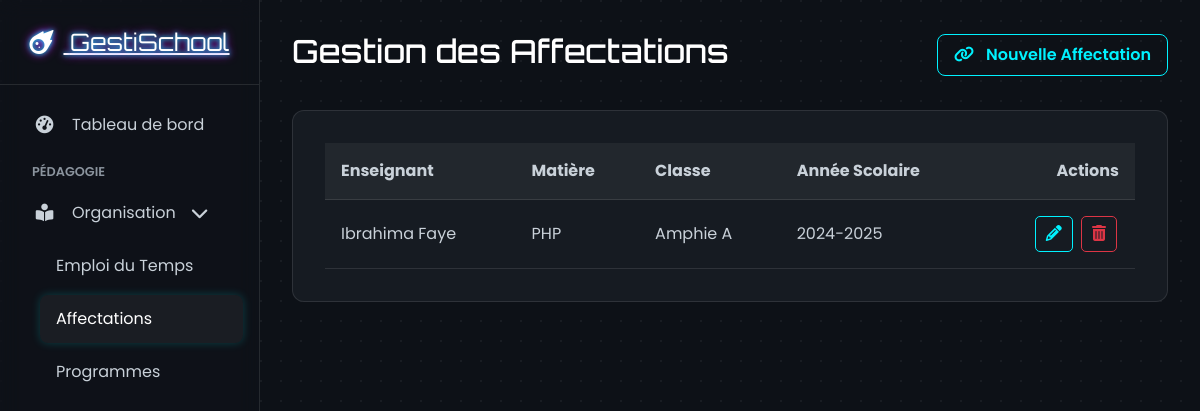
The page /admin/pedagogie/affectations.php (signed in) on the database its author committed.
### tables this page shows
CREATE TABLE IF NOT EXISTS `enseignant_matieres` (
  `id` int NOT NULL AUTO_INCREMENT,
  `enseignant_id` int DEFAULT NULL,
  `matiere_id` int DEFAULT NULL,
  `classe_id` int DEFAULT NULL,
  `annee_id` int DEFAULT NULL,
  PRIMARY KEY (`id`),
  KEY `enseignant_id` (`enseignant_id`),
  KEY `matiere_id` (`matiere_id`),
  KEY `classe_id` (`classe_id`),
  KEY `annee_id` (`annee_id`)
);

CREATE TABLE IF NOT EXISTS `matieres` (
  `id` int NOT NULL AUTO_INCREMENT,
  `code` varchar(20) DEFAULT NULL,
  `nom` varchar(100) DEFAULT NULL,
  `coefficient` int DEFAULT '1',
  `heures_annuelles` int DEFAULT '60',
  `cycle_id` int DEFAULT NULL,
  PRIMARY KEY (`id`),
  UNIQUE KEY `code` (`code`),
  KEY `cycle_id` (`cycle_id`)
);

CREATE TABLE IF NOT EXISTS `classes` (
  `id` int NOT NULL AUTO_INCREMENT,
  `nom` varchar(50) DEFAULT NULL,
  `niveau` varchar(50) DEFAULT NULL,
  `cycle_id` int DEFAULT NULL,
  `annee_id` int DEFAULT NULL,
  `responsable_id` int DEFAULT NULL,
  `capacite_max` int DEFAULT '30',
  PRIMARY KEY (`id`),
  KEY `cycle_id` (`cycle_id`),
  KEY `annee_id` (`annee_id`),
  KEY `responsable_id` (`responsable_id`)
);

CREATE TABLE IF NOT EXISTS `annees_scolaires` (
  `id` int NOT NULL AUTO_INCREMENT,
  `annee` varchar(20) NOT NULL,
  `date_debut` date DEFAULT NULL,
  `date_fin` date DEFAULT NULL,
  `statut` enum('planifie','en_cours','termine') DEFAULT 'planifie',
  PRIMARY KEY (`id`)
);

### admin/pedagogie/affectations.php (the view, shortened to what this page needs)
<?php
require_once '../../config/db.php';
try {
    $stmt_affectations = $pdo->query("
        SELECT em.id,
               CONCAT(u.prenom, ' ', u.nom) as enseignant_nom,
               m.nom as matiere_nom,
               c.nom as classe_nom,
               a.annee as annee_nom,
               em.enseignant_id, em.matiere_id, em.classe_id, em.annee_id
        FROM enseignant_matieres em
        JOIN utilisateurs u ON em.enseignant_id = u.id
        JOIN matieres m ON em.matiere_id = m.id
        JOIN classes c ON em.classe_id = c.id
        JOIN annees_scolaires a ON em.annee_id = a.id
        ORDER BY a.annee DESC, c.nom, m.nom
    ");
    $affectations = $stmt_affectations->fetchAll();
} catch (PDOException $e) {
    $error_db = "Erreur lors de la récupération des données : " . $e->getMessage();
    $affectations = $enseignants = $matieres = $classes = $annees = [];
}
?>
<!DOCTYPE html>
<html lang="fr">
<head>
    <link href="https://cdn.jsdelivr.net/npm/bootstrap@5.3.3/dist/css/bootstrap.min.css" rel="stylesheet">
    <link rel="stylesheet" href="https://cdnjs.cloudflare.com/ajax/libs/font-awesome/6.5.2/css/all.min.css">
</head>
<body>
<div class="page-wrapper">
    <aside id="sidebar">
        <div class="sidebar-header">
            <a href="../dashboard.php" class="logo"><i class="fas fa-meteor"></i> GestiSchool</a>
        </div>
        <nav class="sidebar-nav">
            <ul class="nav flex-column">
                <li class="nav-item"><a class="nav-link" href="../dashboard.php"><i class="fas fa-tachometer-alt"></i> Tableau de bord</a></li>
                <li class="nav-category">Pédagogie</li>
                 <li class="nav-item">
                    <a class="nav-link" data-bs-toggle="collapse" href="#pedagogieCollapse" role="button" aria-expanded="true" aria-controls="pedagogieCollapse">
                        <i class="fas fa-book-reader"></i> Organisation <i class="fas fa-chevron-right arrow"></i>
                    </a>
                    <div class="collapse show" id="pedagogieCollapse">
                        <ul class="nav flex-column ps-4">
                            <li><a class="nav-link" href="emploi_temps.php">Emploi du Temps</a></li>
                            <li><a class="nav-link active" href="affectations.php">Affectations</a></li>
                            <li><a class="nav-link" href="programmes.php">Programmes</a></li>
                        </ul>
                    </div>
                </li>
            </ul>
        </nav>
    </aside>
    <main id="main-content">
        <header class="main-header">
            <div>
                <h1>Gestion des Affectations</h1>
            </div>
            <button class="btn btn-glow" data-bs-toggle="modal" data-bs-target="#affectationModal" id="add-affectation-btn">
                <i class="fas fa-link me-2"></i> Nouvelle Affectation
            </button>
        </header>
        <div class="content-card">
            <div class="table-responsive">
                <table class="galaxy-table">
                    <thead>
                        <tr>
                            <th>Enseignant</th>
                            <th>Matière</th>
                            <th>Classe</th>
                            <th>Année Scolaire</th>
                            <th class="text-end">Actions</th>
                        </tr>
                    </thead>
                    <tbody>
                        <?php if (empty($affectations)): ?>
                            <tr><td colspan="5" class="text-center">Aucune affectation trouvée.</td></tr>
                        <?php else: ?>
                            <?php foreach ($affectations as $aff): ?>
                                <tr>
                                    <td><?= htmlspecialchars($aff['enseignant_nom']) ?></td>
                                    <td><?= htmlspecialchars($aff['matiere_nom']) ?></td>
                                    <td><?= htmlspecialchars($aff['classe_nom']) ?></td>
                                    <td><?= htmlspecialchars($aff['annee_nom']) ?></td>
                                    <td class="text-end">
                                        <button class="btn btn-action btn-action-edit edit-btn"
                                            data-bs-toggle="modal" data-bs-target="#affectationModal"
                                            data-id="<?= $aff['id'] ?>"
                                            data-enseignant_id="<?= $aff['enseignant_id'] ?>"
                                            data-matiere_id="<?= $aff['matiere_id'] ?>"
                                            data-classe_id="<?= $aff['classe_id'] ?>"
                                            data-annee_id="<?= $aff['annee_id'] ?>">
                                            <i class="fas fa-pencil-alt"></i>
                                        </button>
                                        <button class="btn btn-action btn-action-delete delete-btn" data-id="<?= $aff['id'] ?>" data-info="Affectation de <?= htmlspecialchars($aff['enseignant_nom']) ?> à la classe <?= htmlspecialchars($aff['classe_nom']) ?>">
                                            <i class="fas fa-trash-alt"></i>
                                        </button>
                                    </td>
                                </tr>
                            <?php endforeach; ?>
                        <?php endif; ?>
                    </tbody>
                </table>
            </div>
        </div>
    </main>
</div>
</body>
</html>

### admin/pedagogie/affectations.php (style rules this page uses)
:root { --bg-dark-primary: #0d1117; --bg-dark-secondary: #161b22; --border-color: rgba(255, 255, 255, 0.1); --text-primary: #c9d1d9; --text-secondary: #8b949e; --accent-glow-1: #00f2ff; --accent-glow-2: #da00ff; --font-primary: 'Poppins', sans-serif; --font-display: 'Orbitron', sans-serif; --success-glow: rgba(40, 167, 69, 0.5); --danger-glow: rgba(220, 53, 69, 0.5); }
body { font-family: var(--font-primary); background-color: var(--bg-dark-primary); color: var(--text-primary); background-image: radial-gradient(circle at 1px 1px, rgba(255, 255, 255, 0.05) 1px, transparent 0); background-size: 20px 20px; }
.page-wrapper { display: flex; min-height: 100vh; }
#sidebar { width: 260px; position: fixed; top: 0; left: 0; height: 100vh; z-index: 1000; background: rgba(16, 19, 26, 0.6); backdrop-filter: blur(10px); border-right: 1px solid var(--border-color); transition: all 0.3s ease; display: flex; flex-direction: column; }
.sidebar-header { padding: 1.5rem; text-align: center; border-bottom: 1px solid var(--border-color); }
.sidebar-header .logo { font-family: var(--font-display); font-size: 1.5rem; color: #fff; text-shadow: 0 0 5px var(--accent-glow-1), 0 0 10px var(--accent-glow-2); }
.sidebar-header .logo i { margin-right: 10px; }
.sidebar-nav { padding: 1rem; flex-grow: 1; overflow-y: auto; }
.nav-category { font-size: 0.8rem; color: var(--text-secondary); text-transform: uppercase; padding: 0.5rem 1rem; font-weight: 600; }
.nav-link { display: flex; align-items: center; padding: 0.75rem 1rem; color: var(--text-primary); text-decoration: none; border-radius: 8px; margin-bottom: 5px; transition: all 0.2s ease; }
.nav-link i { width: 25px; margin-right: 15px; text-align: center; font-size: 1.1rem; }
.nav-link:hover, .nav-link.active { background: rgba(255, 255, 255, 0.05); color: #fff; box-shadow: 0 0 10px rgba(0, 242, 255, 0.2); }
.nav-link .arrow { margin-left: auto; transition: transform 0.3s ease; }
.nav-link[aria-expanded="true"] .arrow { transform: rotate(90deg); }
#main-content { margin-left: 260px; width: calc(100% - 260px); padding: 2rem; transition: all 0.3s ease; }
.main-header { display: flex; justify-content: space-between; align-items: center; margin-bottom: 2rem; }
.main-header h1 { font-family: var(--font-display); color: #fff; font-size: 2rem; }
.content-card { background: var(--bg-dark-secondary); border-radius: 12px; padding: 2rem; border: 1px solid var(--border-color); animation: fadeIn 0.5s ease; }
.btn-glow { border: 1px solid var(--accent-glow-1); color: var(--accent-glow-1); background-color: transparent; padding: 0.5rem 1rem; border-radius: 8px; font-weight: 600; transition: all 0.3s ease; }
.galaxy-table { width: 100%; color: var(--text-primary); }
.galaxy-table th { background-color: rgba(255, 255, 255, 0.05); padding: 1rem; border-bottom: 1px solid var(--border-color); }
.galaxy-table td { padding: 1rem; border-bottom: 1px solid var(--border-color); vertical-align: middle; }
.btn-action { background: transparent; border: 1px solid; border-radius: 5px; padding: 5px 10px; margin: 0 2px; transition: all 0.2s; }
.btn-action-edit { color: var(--accent-glow-1); border-color: var(--accent-glow-1); }
.btn-action-delete { color: #dc3545; border-color: #dc3545; }

### rows shown on the page
enseignant_matieres: enseignant_nom "Ibrahima Faye", matiere.nom "PHP", classe.nom "Amphie A", annees_scolaires.annee "2024-2025"
